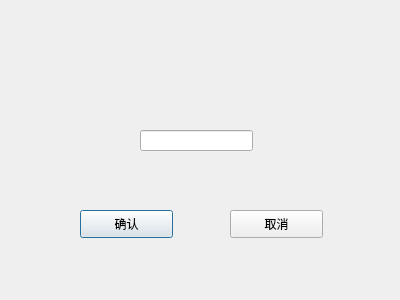
<?xml version="1.0" encoding="UTF-8"?>
<ui version="4.0">
 <class>DeleteDialog</class>
 <widget class="QDialog" name="DeleteDialog">
  <property name="geometry">
   <rect>
    <x>0</x>
    <y>0</y>
    <width>400</width>
    <height>300</height>
   </rect>
  </property>
  <property name="windowTitle">
   <string>Dialog</string>
  </property>
  <widget class="QPushButton" name="pushButton">
   <property name="geometry">
    <rect>
     <x>80</x>
     <y>210</y>
     <width>93</width>
     <height>28</height>
    </rect>
   </property>
   <property name="text">
    <string>确认</string>
   </property>
  </widget>
  <widget class="QPushButton" name="pushButton_2">
   <property name="geometry">
    <rect>
     <x>230</x>
     <y>210</y>
     <width>93</width>
     <height>28</height>
    </rect>
   </property>
   <property name="text">
    <string>取消</string>
   </property>
  </widget>
  <widget class="QLineEdit" name="lineEdit">
   <property name="geometry">
    <rect>
     <x>140</x>
     <y>130</y>
     <width>113</width>
     <height>21</height>
    </rect>
   </property>
  </widget>
 </widget>
 <tabstops>
  <tabstop>pushButton</tabstop>
  <tabstop>pushButton_2</tabstop>
 </tabstops>
 <resources/>
 <connections/>
</ui>
